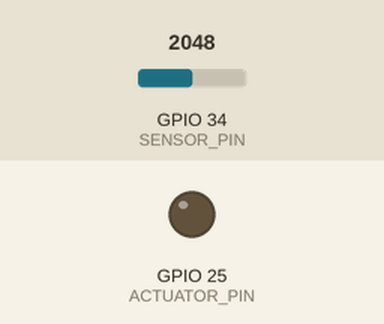
Bench run of a sketch on a simulated ESP32. Parts: output pins drawn as LEDs (lit = HIGH). The inputs (shaded band) are chosen by the test bench; at power-on: GPIO 34 (SENSOR_PIN) = 2048. WiFi joins after 1.5 s; servers stay silent unless stated; uploads are accepted with an empty reply; what the sketch prints to the serial monitor is not drawn.

Above: at 0.1 s.
At 1.8 s:
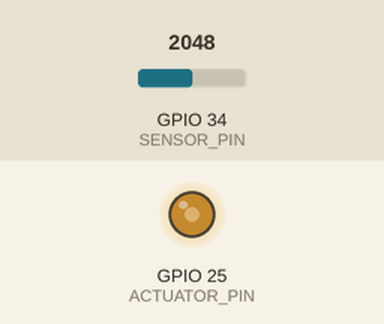
Timing chart, 0 to 3.3 s (numbered marks = the images above):
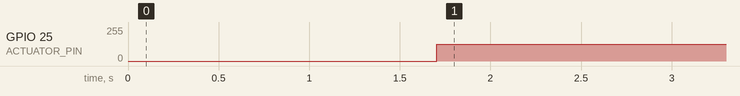

Measured:
- by itself, GPIO 25 (ACTUATOR_PIN): 0/255 → 127/255 at 1.7 s

The sketch:

esp32_firmware.ino
```cpp
/*
  Online Adaptive Cyber-Physical Control System - ESP32 Firmware
  Handles real-time sensor data acquisition and actuator control.
  Communication: Wi-Fi HTTP POST to Python Backend.
*/

#include <WiFi.h>
#include <HTTPClient.h>
#include <ArduinoJson.h>

const char* ssid = "YOUR_SSID";
const char* password = "YOUR_PASSWORD";
const char* serverUrl = "http://YOUR_BACKEND_IP:5000/update";

const int SENSOR_PIN = 34; // Analog input (e.g., potentiometer)
const int ACTUATOR_PIN = 25; // PWM output (e.g., LED or Motor)

void setup() {
  Serial.begin(115200);
  pinMode(SENSOR_PIN, INPUT);
  ledcSetup(0, 5000, 8); // Channel 0, 5kHz, 8-bit resolution
  ledcAttachPin(ACTUATOR_PIN, 0);

  WiFi.begin(ssid, password);
  while (WiFi.status() != WL_CONNECTED) {
    delay(500);
    Serial.print(".");
  }
  Serial.println("\nWiFi Connected");
}

void loop() {
  if (WiFi.status() == WL_CONNECTED) {
    int sensorValue = analogRead(SENSOR_PIN);
    float y_actual = (float)sensorValue * (3.3 / 4095.0); // Convert to voltage
    float y_ref = 1.65; // Target setpoint (half of 3.3V)

    HTTPClient http;
    http.begin(serverUrl);
    http.addHeader("Content-Type", "application/json");

    StaticJsonDocument<200> doc;
    doc["y_ref"] = y_ref;
    doc["y_actual"] = y_actual;
    doc["dt"] = 0.1;

    String requestBody;
    serializeJson(doc, requestBody);

    int httpResponseCode = http.POST(requestBody);

    if (httpResponseCode > 0) {
      String response = http.getString();
      StaticJsonDocument<200> respDoc;
      deserializeJson(respDoc, response);

      float u_adaptive = respDoc["u_adaptive"];

      // Map u_adaptive (-100 to 100) to PWM (0 to 255)
      int pwmValue = map((int)u_adaptive, -100, 100, 0, 255);
      pwmValue = constrain(pwmValue, 0, 255);

      ledcWrite(0, pwmValue);

      Serial.print("Y_Actual: "); Serial.print(y_actual);
      Serial.print(" | U_Adaptive: "); Serial.println(u_adaptive);
    } else {
      Serial.print("Error in HTTP request: ");
      Serial.println(httpResponseCode);
    }
    http.end();
  }
  delay(100); // 10Hz control loop
}
```
